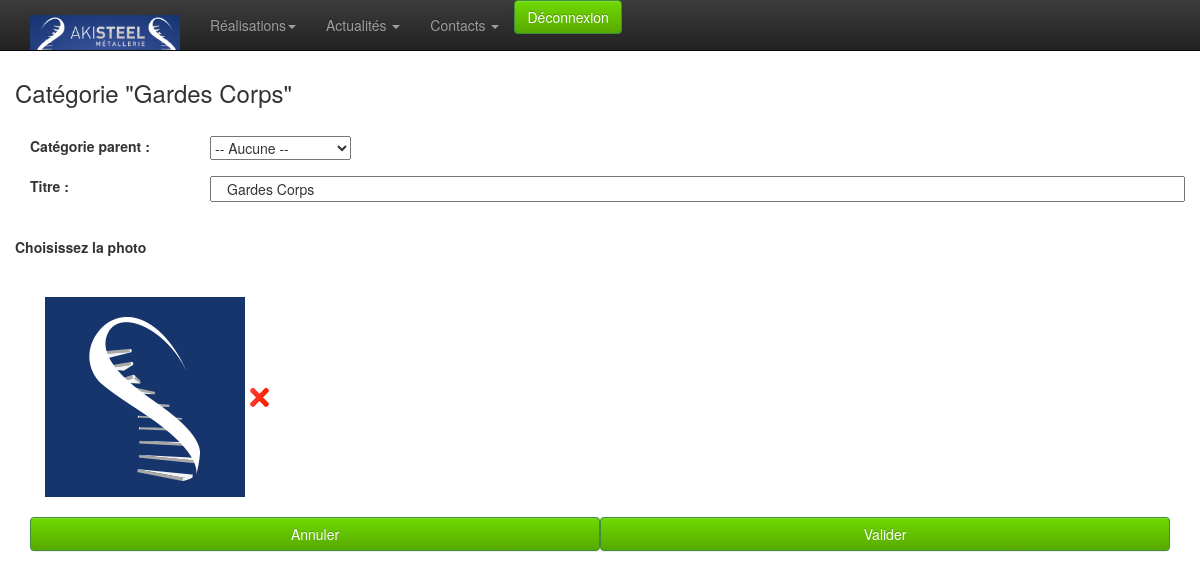
Page /admin/categorie/edition.php?id=108 (signed in) on the earlier database version.
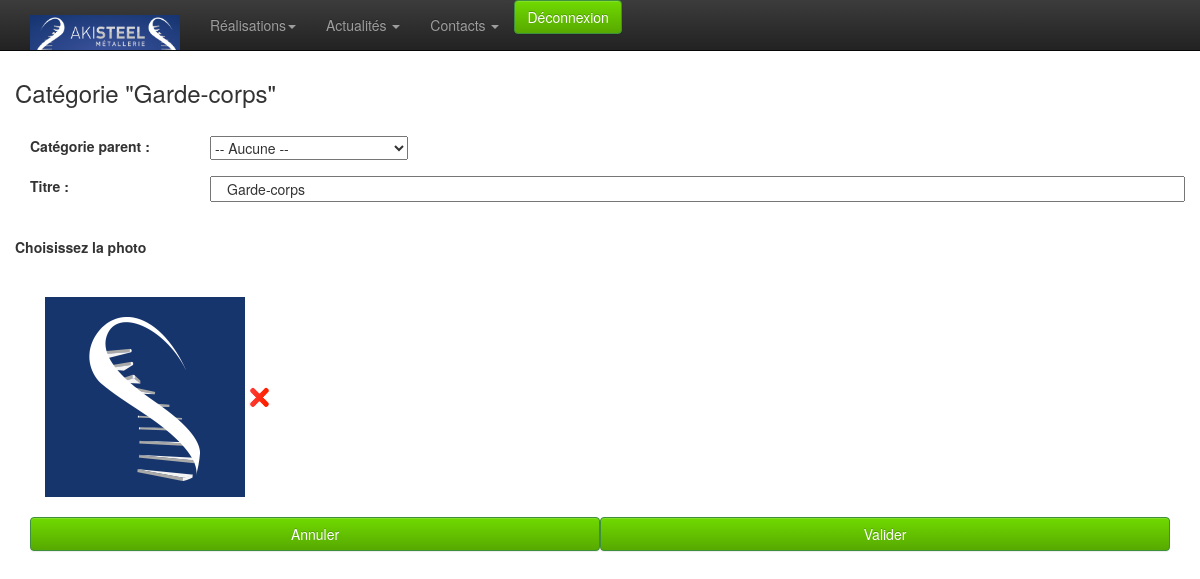
Same page on the later database version.
### tables this page shows
CREATE TABLE `catproduct` (
  `id` int(10) unsigned NOT NULL AUTO_INCREMENT,
  `id_parent` int(11) NOT NULL,
  `nom` varchar(50) NOT NULL,
  `image` varchar(50) NOT NULL,
  `ordre_affichage` int(11) NOT NULL DEFAULT '1',
  PRIMARY KEY (`id`)
);

### admin/classes/StorageManager.php (called while the page is built, shortened)
<?php
class StorageManager{
	protected function dbConnect() {
		try {
			$this->mysqli = new mysqli ( DBHOST, DBUSER, DBPASSWD, DBNAME ) ;
		} catch (Exception $e) {
			throw new Exception("Erreur Connexion DB ". $e->getMessage());
		}
	}
}
?>

### admin/classes/Categorie.php (called while the page is built, shortened)
<?php
require_once("StorageManager.php");
class Categorie extends StorageManager {
	public function load( $id, $debug=false ){
		$new_array = null;
		$requete = "SELECT * FROM `catproduct` WHERE id = " . $id ;
		$result = mysqli_query( $this->mysqli, $requete );
		while( $row = mysqli_fetch_assoc( $result ) ) {
			$new_array[] = $row;
		}
		return $new_array;
	}
}

### admin/categorie/edition.php (the view, shortened to what this page needs)
<?
	require '../classes/Categorie.php';
	if ( !empty( $_GET ) ) {
		$categorie = new Categorie();
		$result = $categorie->load( $_GET[ "id" ] );
		if ( !empty( $result ) ) {
			$titre_page = 	'Catégorie "'. $result[ 0 ][ "nom" ] . '"';
			$nom = 			$result[ 0 ][ "nom" ];
			$image[ 1 ] = 	$result[ 0 ][ "image" ];
			if( empty( $image[ 1 ] ) || !isset( $image[ 1 ] ) ) {
				$img[ 1 ] = "/img/favicon.png";
				$imgval[ 1 ] = "/img/favicon.png";
			}
			else {
				$img[ 1 ] = '/photos/categorie'. $image[ 1 ];
				$imgval[ 1 ] = $image[ 1 ];
			}
		}
		else $message = 'Aucun enregistrement';
	}
?>
<!doctype html>
<html class="no-js" lang="fr">
	<head>
		<? include_once "../inc-meta.php" ; ?>
	</head>
	<body>
		<? require_once "../inc-menu.php" ; ?>
		<div class="container">
			<div class="row">
				<h3><?=$titre_page?></h3><br>
				<div class="col-xs-12 col-sm-12 col-md-12">
					<form name="formulaire" class="form-horizontal" method="POST" action="traitement.php">
						<div class="form-group" >
							<label class="col-sm-2" for="titre">Catégorie parent :</label>
							<select name="id_parent">
								<option value="0" selected>-- Aucune --</option>
							</select>
						</div>
						<div class="form-group" >
							<label class="col-sm-2" for="titre">Titre :</label>
							<input type="text" class="col-sm-10" name="nom" required value="<?=$nom?>">
						</div>
						<div class="form-group"><br>
							<label for="titre">Choisissez la photo </label>
						</div>
						<div class="col-md-4" style="margin-bottom:20px;">
							<input type="hidden" name="url1" id="url1" value="<?=$imgval[ 1 ]?>"><br>
							<a href="javascript:openCustomRoxy('1')"><img src="<?=$img[ 1 ]?>" id="customRoxyImage1" style="max-width:200px;"></a>
							<img src="img/del.png" width="20" alt="Supprimer" onclick="clearImage( 1 )"/>
						</div>
						<a href="./liste.php" class="btn btn-success col-sm-6" class="btn btn-default annuler"> Annuler </a>
						<button type="submit" class="btn btn-success col-sm-6" class="btn btn-default"> Valider </button>
				  </form>
				</div>
			</div>
		</div>
	</body>
</html>

Differences in the rows shown:
changed catproduct: nom "Catégorie \"Gardes Corps\"" → "Catégorie \"Garde-corps\""; nom "Gardes Corps" → "Garde-corps"
